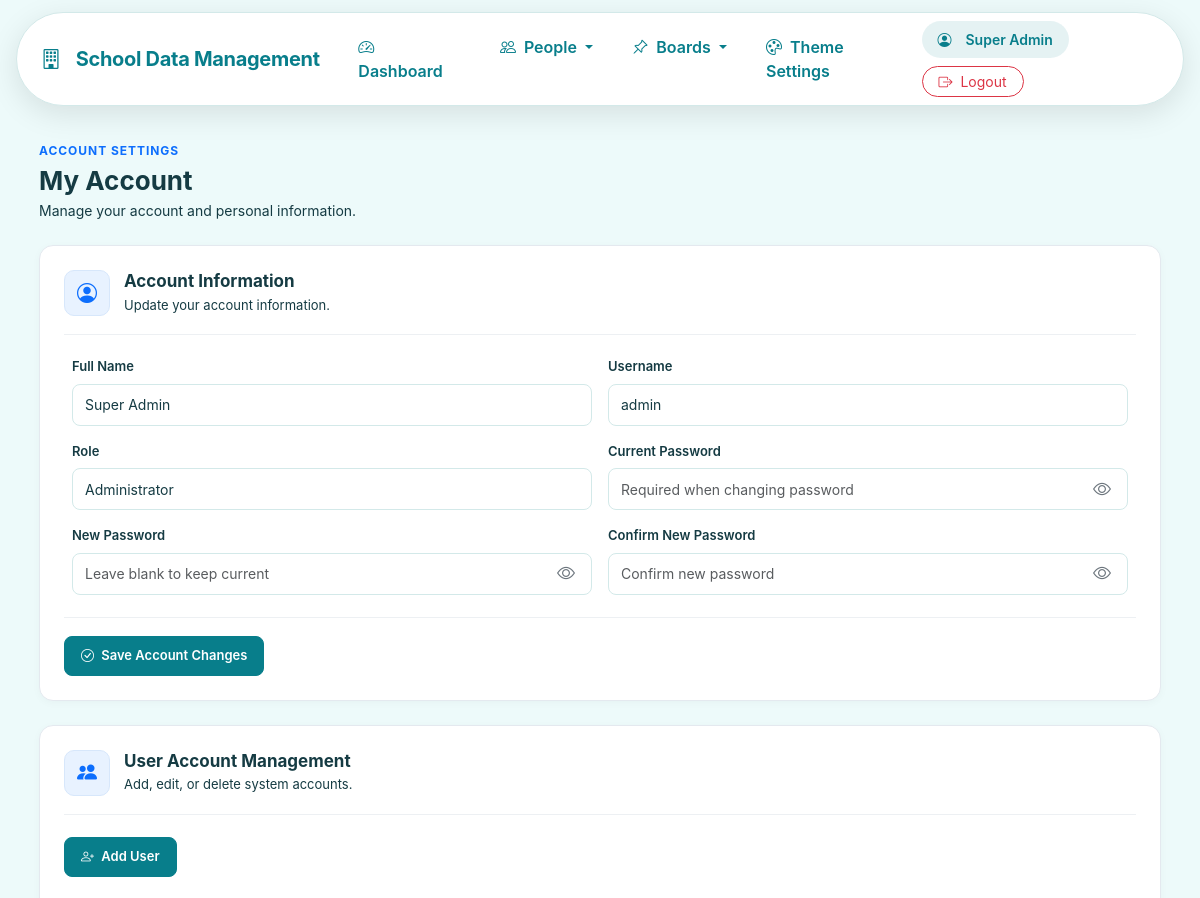
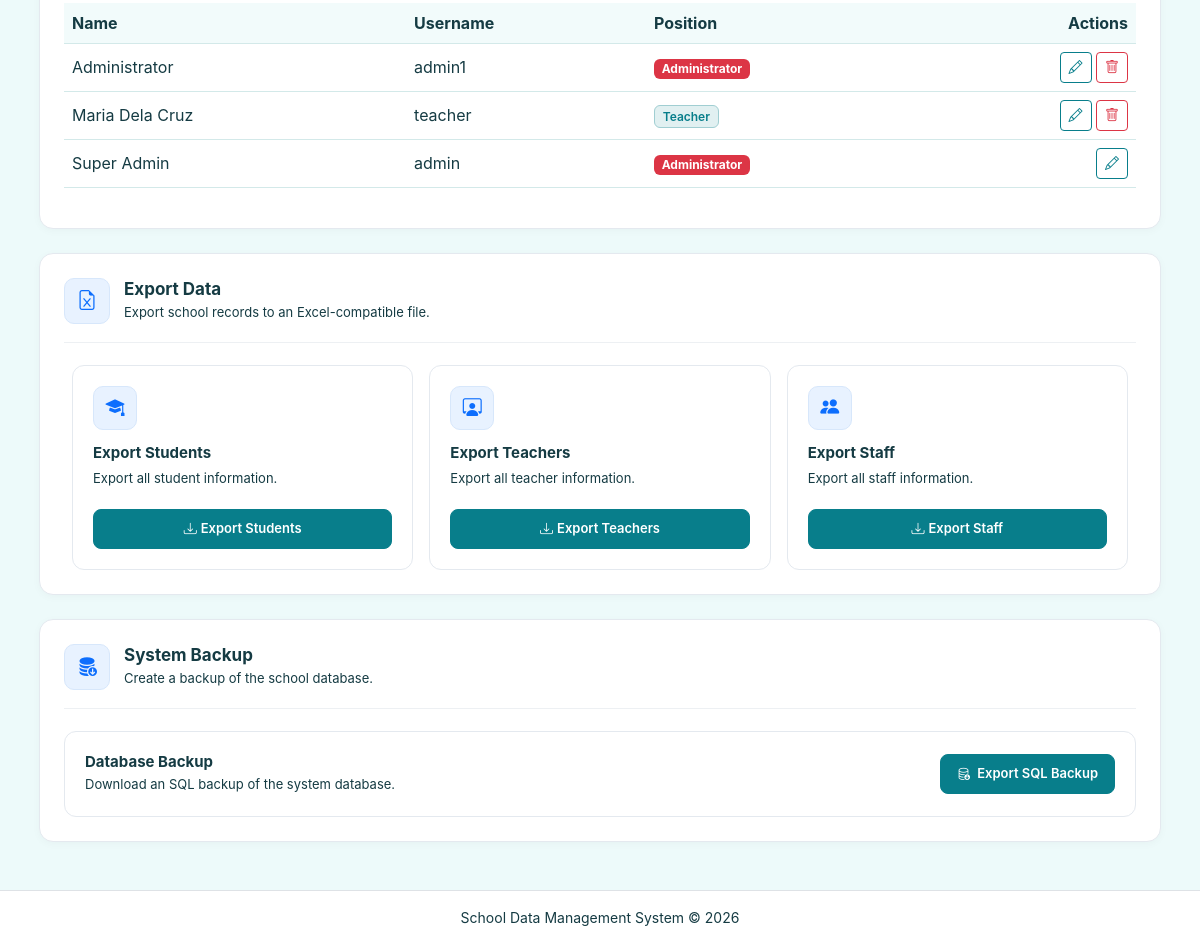
The app's page /account.php (signed in) with its own data (2 pictures, top to bottom).
### tables this page shows
CREATE TABLE `users` (
  `id` int(10) UNSIGNED NOT NULL,
  `full_name` varchar(150) NOT NULL,
  `username` varchar(80) NOT NULL,
  `password` varchar(255) NOT NULL,
  `role` enum('Administrator','Teacher','Staff') NOT NULL DEFAULT 'Staff',
  `created_at` timestamp NOT NULL DEFAULT current_timestamp()
);

### config.php (called while the page is built, shortened)
<?php
function e($value)
{
    return htmlspecialchars(
        (string) $value,
        ENT_QUOTES,
        'UTF-8'
    );
}
?>

### account.php (the view, shortened to what this page needs)
<?php
require_once __DIR__ . '/config.php';
$userId = (int)($_SESSION['user_id'] ?? 0);
$role   = $_SESSION['role'] ?? '';
$isAdmin   = strcasecmp($role, 'Administrator') === 0;
$stmt = $pdo->prepare("
    SELECT
        id,
        full_name,
        username,
        role
    FROM users
    WHERE id = ?
    LIMIT 1
");
$stmt->execute([$userId]);
$account = $stmt->fetch(PDO::FETCH_ASSOC);
$allUsers = [];
if ($isAdmin) {
    $stmt = $pdo->query("
        SELECT
            id,
            full_name,
            username,
            role
        FROM users
        ORDER BY full_name ASC
    ");
    $allUsers = $stmt->fetchAll(PDO::FETCH_ASSOC);
}
include 'header.php';
?>
<link rel="stylesheet" href="assets/account.css">
<div class="account-page">
    <div class="account-header">
        <span class="account-label">
            ACCOUNT SETTINGS
        </span>
        <h2 class="fw-bold mb-1">
            My Account
        </h2>
        <p class="text-muted mb-0">
            Manage your account and personal information.
        </p>
    </div>
    <div class="account-card mb-4">
        <div class="account-card-header">
            <div class="account-icon">
                <i class="bi bi-person-circle"></i>
            </div>
            <div>
                <h5 class="mb-1">
                    Account Information
                </h5>
                <p class="text-muted mb-0">
                    Update your account information.
                </p>
            </div>
        </div>
        <form
            method="POST"
            action="account_edit.php"
        >
            <div class="row g-3">
                <div class="col-md-6">
                    <label class="form-label fw-semibold">
                        Full Name
                    </label>
                    <input
                        type="text"
                        name="full_name"
                        class="form-control"
                        value="<?= e($account['full_name']) ?>"
                        required
                    >
                </div>
                <div class="col-md-6">
                    <label class="form-label fw-semibold">
                        Username
                    </label>
                    <input
                        type="text"
                        name="username"
                        class="form-control"
                        value="<?= e($account['username']) ?>"
                        required
                    >
                </div>
                <div class="col-md-6">
                    <label class="form-label fw-semibold">
                        Role
                    </label>
                    <input
                        type="text"
                        class="form-control"
                        value="<?= e($account['role']) ?>"
                        readonly
                    >
                </div>
                <div class="col-md-6">
                    <label class="form-label fw-semibold">
                        Current Password
                    </label>
                    <div class="password-wrapper">
                        <input
                            type="password"
                            name="current_password"
                            class="form-control password-input"
                            placeholder="Required when changing password"
                            autocomplete="current-password"
                        >
                        <button
                            type="button"
                            class="password-toggle"
                            onclick="togglePassword(this)"
                            aria-label="Show password"
                        >
                            <i class="bi bi-eye"></i>
                        </button>
                    </div>
                </div>
                <div class="col-md-6">
                    <label class="form-label fw-semibold">
                        New Password
                    </label>
                    <div class="password-wrapper">
                        <input
                            type="password"
                            name="new_password"
                            class="form-control password-input"
                            placeholder="Leave blank to keep current"
                            autocomplete="new-password"
                        >
                        <button
                            type="button"
                            class="password-toggle"
                            onclick="togglePassword(this)"
                            aria-label="Show password"
                        >
                            <i class="bi bi-eye"></i>
                        </button>
                    </div>
                </div>
                <div class="col-md-6">
                    <label class="form-label fw-semibold">
                        Confirm New Password
                    </label>
                    <div class="password-wrapper">
                        <input
                            type="password"
                            name="confirm_password"
                            class="form-control password-input"
                            placeholder="Confirm new password"
                            autocomplete="new-password"
                        >
                        <button
                            type="button"
                            class="password-toggle"
                            onclick="togglePassword(this)"
                            aria-label="Show password"
                        >
                            <i class="bi bi-eye"></i>
                        </button>
                    </div>
                </div>
            </div>
            <div class="mt-4">
                <button
                    type="submit"
                    class="btn btn-primary"
                >
                    <i class="bi bi-check-circle me-1"></i>
                    Save Account Changes
                </button>
            </div>
        </form>
    </div>
    <?php if ($isAdmin): ?>
    <div class="account-card mb-4">
        <div class="account-card-header">
            <div class="account-icon">
                <i class="bi bi-people-fill"></i>
            </div>
            <div>
                <h5 class="mb-1">
                    User Account Management
                </h5>
                <p class="text-muted mb-0">
                    Add, edit, or delete system accounts.
                </p>
            </div>
        </div>
        <div class="mb-4">
            <button
                type="button"
                class="btn btn-primary"
                data-bs-toggle="modal"
                data-bs-target="#addUserModal"
            >
                <i class="bi bi-person-plus me-1"></i>
                Add User
            </button>
        </div>
        <div class="table-responsive">
            <table class="table table-hover align-middle">
                <thead>
                    <tr>
                        <th>
                            Name
                        </th>
                        <th>
                            Username
                        </th>
                        <th>
                            Position
                        </th>
                        <th class="text-end">
                            Actions
                        </th>
                    </tr>
                </thead>
                <tbody>
                <?php foreach ($allUsers as $user): ?>
                    <tr>
                        <td>
                            <?= e($user['full_name']) ?>
                        </td>
                        <td>
                            <?= e($user['username']) ?>
                        </td>
                        <td>
                            <?php if (
                                strcasecmp($user['role'], 'Administrator') === 0
                            ): ?>
                                <span class="badge bg-danger">
                                    Administrator
                                </span>
                            <?php elseif (
                                strcasecmp($user['role'], 'Teacher') === 0
                            ): ?>
                                <span class="badge bg-primary">
                                    Teacher
                                </span>
                            <?php else: ?>
                                <span class="badge bg-secondary">
                                    Staff
                                </span>
                            <?php endif; ?>
                        </td>
                        <td class="text-end">
                            <button
                                type="button"
                                class="btn btn-sm btn-outline-primary"
                                data-bs-toggle="modal"
                                data-bs-target="#editUserModal<?= (int)$user['id'] ?>"
                                title="Edit User"
                            >
                                <i class="bi bi-pencil"></i>
                            </button>
                            <?php if (
                                (int)$user['id'] !== $userId
                            ): ?>
                                <button
                                    type="button"
                                    class="btn btn-sm btn-outline-danger"
                                    data-bs-toggle="modal"
                                    data-bs-target="#deleteUserModal<?= (int)$user['id'] ?>"
                                    title="Delete User"
                                >
                                    <i class="bi bi-trash"></i>
                                </button>
                            <?php endif; ?>
                        </td>
                    </tr>
                <?php endforeach; ?>
                </tbody>
            </table>
        </div>
    </div>
    <?php endif; ?>
    <div class="account-card mb-4">
        <div class="account-card-header">
            <div class="account-icon">
                <i class="bi bi-file-earmark-excel"></i>
            </div>
            <div>
                <h5 class="mb-1">
                    Export Data
                </h5>
                <p class="text-muted mb-0">
                    Export school records to an Excel-compatible file.
                </p>
            </div>
        </div>
        <div class="row g-3">
            <?php if ($isTeacher || $isStaff || $isAdmin): ?>
            <div class="col-md-4">
                <div class="export-card">
                    <div class="export-icon">
                        <i class="bi bi-mortarboard-fill"></i>
                    </div>
                    <h6>
                        Export Students
                    </h6>
                    <p>
                        Export all student information.
                    </p>
                    <button
                        type="button"
                        class="btn btn-primary btn-sm w-100"
                        data-bs-toggle="modal"
                        data-bs-target="#exportStudentsModal"
                    >
                        <i class="bi bi-download me-1"></i>
                        Export Students
                    </button>
                </div>
            </div>
            <?php endif; ?>
            <?php if ($isStaff || $isAdmin): ?>
            <div class="col-md-4">
                <div class="export-card">
                    <div class="export-icon">
                        <i class="bi bi-person-workspace"></i>
                    </div>
                    <h6>
                        Export Teachers
                    </h6>
                    <p>
                        Export all teacher information.
                    </p>
                    <button
                        type="button"
                        class="btn btn-primary btn-sm w-100"
                        data-bs-toggle="modal"
                        data-bs-target="#exportTeachersModal"
                    >
                        <i class="bi bi-download me-1"></i>
                        Export Teachers
                    </button>
                </div>
            </div>
            <?php endif; ?>
            <?php if ($isAdmin): ?>
            <div class="col-md-4">
                <div class="export-card">
                    <div class="export-icon">
                        <i class="bi bi-people-fill"></i>
                    </div>
                    <h6>
                        Export Staff
                    </h6>
                    <p>
                        Export all staff information.
                    </p>
                    <button
                        type="button"
                        class="btn btn-primary btn-sm w-100"
                        data-bs-toggle="modal"
                        data-bs-target="#exportStaffModal"
                    >
                        <i class="bi bi-download me-1"></i>
                        Export Staff
                    </button>
                </div>
            </div>
            <?php endif; ?>
        </div>
    </div>
    <?php if ($isAdmin): ?>
    <div class="account-card mb-4">
        <div class="account-card-header">
            <div class="account-icon">
                <i class="bi bi-database-fill-down"></i>
            </div>
            <div>
                <h5 class="mb-1">
                    System Backup
                </h5>
                <p class="text-muted mb-0">
                    Create a backup of the school database.
                </p>
            </div>
        </div>
        <div class="backup-card">
            <div>
                <h6 class="mb-1">
                    Database Backup
                </h6>
                <p class="text-muted mb-0">
                    Download an SQL backup of the system database.
                </p>
            </div>
            <button
                type="button"
                class="btn btn-primary"
                data-bs-toggle="modal"
                data-bs-target="#backupModal"
            >
                <i class="bi bi-database-down me-1"></i>
                Export SQL Backup
            </button>
        </div>
    </div>
    <?php endif; ?>
</div>
<?php include 'footer.php'; ?>

### records on screen
users: full_name "Super Admin", username "admin", role "Administrator"
users: full_name "Administrator", username "admin1", role "Administrator"
users: full_name "Maria Dela Cruz", username "teacher", role "Teacher"

### other values on screen
$item['label'] "Dashboard"
$item['label'] "People"
$item['label'] "Boards"
$item['label'] "Theme Settings"
$_SESSION['full_name'] "Super Admin"
